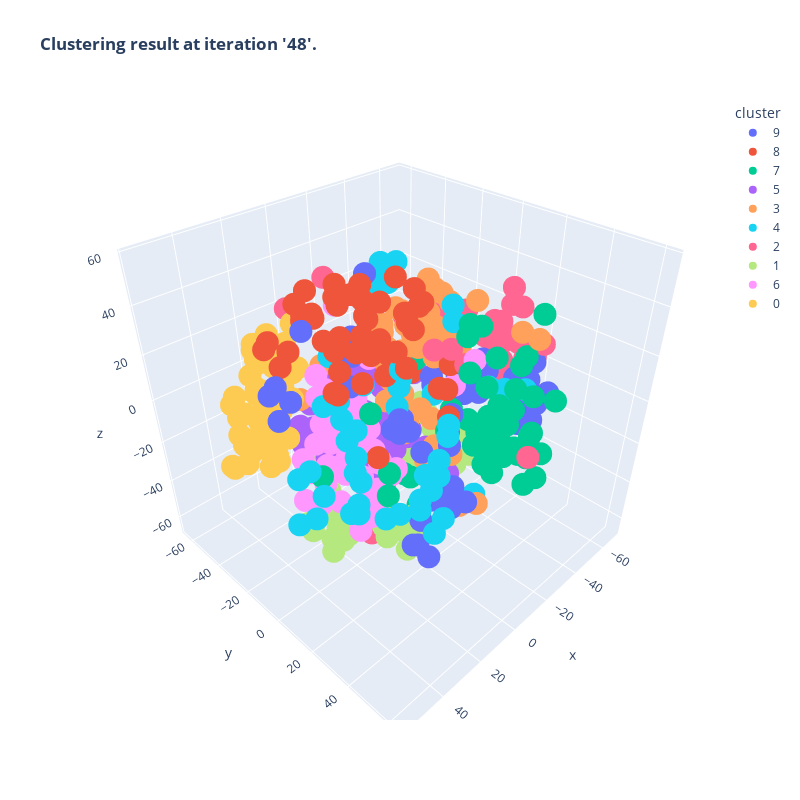

The code cell stored with this chart in its notebook:
### Markdown cell above
> #### Display clustering content in 3D.

### Code cell
# Prepare data and filter deleted data.
df_clustering_3d: pd.DataFrame = df_vectors_3d.copy()
df_clustering_3d["cluster"] = df_clusterings[ITERATION_ID]
df_clustering_3d["text"] = df_texts["text"]
df_clustering_3d = df_clustering_3d[LIST_OF_TEXTS_IDS]

# Display clusters.
fig = px.scatter_3d(
    df_clustering_3d, 
    x="x",
    y="y",
    z="z",
    color="cluster",
    hover_name="text",
    title=f"<b>Clustering result at iteration '{ITERATION_ID}'.</b>",
    width=800,
    height=800,
)
fig.update_layout(
    xaxis=dict(range=[min(df_clustering_3d["x"])-1, max(df_clustering_3d["x"])+1]),
    yaxis=dict(range=[min(df_clustering_3d["y"])-1, max(df_clustering_3d["y"])+1]),
)
fig
